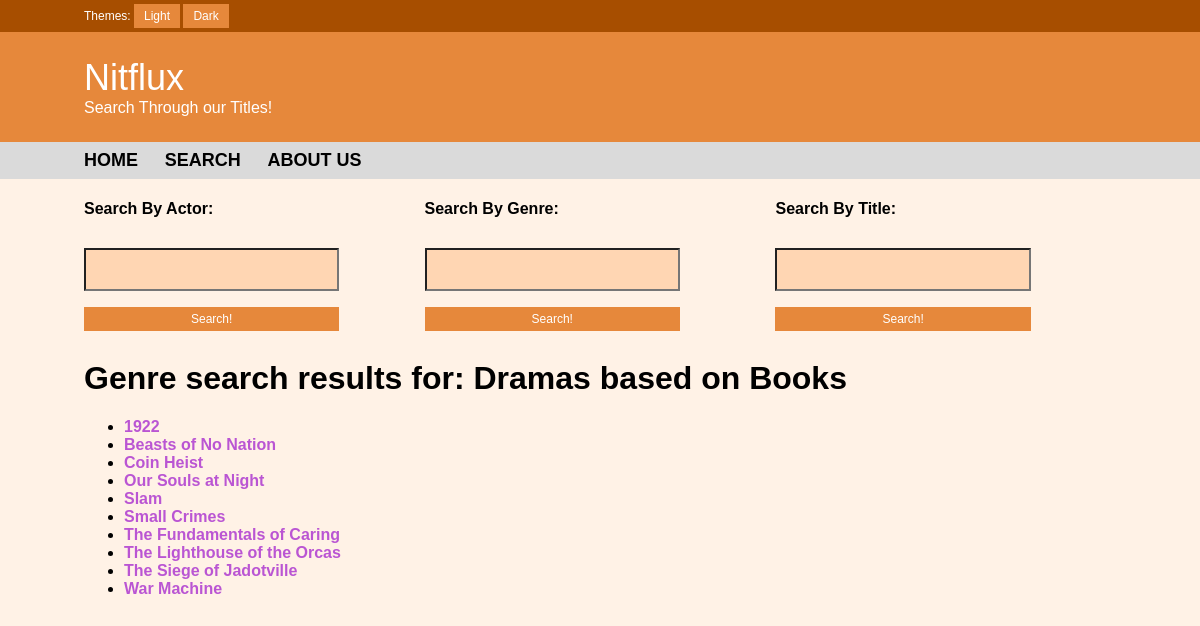
/search.php?genre=+Dramas+based+on+Books, run on the app's committed database.
### tables this page shows
CREATE TABLE `genres` (
  `genre` varchar(48) NOT NULL,
  `name` varchar(200) NOT NULL
);

### search.php (the view, shortened to what this page needs)
<!DOCTYPE html>
<html>
<head>
  <link rel="stylesheet" type="text/css" href="style.css">
</head>
<body onload="checkCookie()">
<div id="loginbar" class="loginbar">
  Themes:
  <button type="button" class="mybutton" onclick="switchLight()">Light</button>
  <button type="button" class="mybutton" onclick="switchDark()">Dark</button>
</div>
  <div id="titlebar" class="titlebar">
    <span style="font-size: 36px">Nitflux&nbsp;</span>
    <br>
    <span style="font-size: 16px">Search Through our Titles!</span>
</div>
<div id="menubar" class="menubar">
  <a href="./index.html" class="menulink">home</a>
  <a href="./search.php" class="menulink">search</a>
  <a href="./about.html" class="menulink">about us</a>
</div>
<div id="titles" class="main">
<div class="column-left">
<span><h4>Search By Actor:</h4>
<form action="search.php" method="GET">
  <input class="input" type="text" name="actor" >
  <br>
  <input class="mybutton" type="submit" value="Search!">
</form></div>
<div class="column-center">
<h4>Search By Genre:</h4>
<form action="search.php" method="GET">
  <input class="input" type="text" name="genre" >
  <br>
  <input class="mybutton" type="submit" value="Search!">
</form></span></div>
<div class="column-right">
<h4>Search By Title:</h4>
<form action="search.php" method="GET">
  <input class="input" type="text" name="movie" >
  <br>
  <input class="mybutton" type="submit" value="Search!">
</form></span></div>
<?php
  if(isset($_GET['actor'])) {
    echo "<h1>Actor search results for: " . $_GET['actor'] . "</h1>";
  }
  else if (isset($_GET['genre'])) {
    echo "<h1>Genre search results for: " . $_GET['genre'] . "</h1>";
  }
?>
<ul><?php
    try {
      $db = getDB();
      if(isset($_GET['actor'])) {
        $actor = addslashes($_GET['actor']);
        $sql = "SELECT name FROM actors WHERE actor LIKE '%" . $actor . "%' ORDER by name";
      }
      else if (isset($_GET['genre'])) {
        $genre = addslashes($_GET['genre']);
        $sql = "SELECT name FROM genres WHERE genre LIKE '%" . $genre . "%' ORDER by name";
      }
      $stmt = $db->query($sql);
    } catch(PDOException $e) {
      echo '{"error":{"text":'. $e->getMessage() .'}}';
    }
    foreach ($stmt as $row) {
      $movie = $row['name'];
      $urlMovie = urlencode($movie);
      echo "<li><a class=\"bloglink\" href=\"http://localhost/nitflux/entry.php?movie="
       . $urlMovie . "\">" .  $movie . "</a></li>";
    }
  ?></ul>
</div>
</body>
</html>

### style.css (style rules this page uses)
body { font-family: "Trebuchet MS", Helvetica, sans-serif; margin: 0; background-color: #fff2e6; }
.column-left { float: left; width: 33%; }
.column-right { float: right; width: 33%; }
.column-center { display: inline-block; width: 33%; }
input { width: 75%; padding: 12px 20px; margin: 8px 0; box-sizing: border-box; background-color: #ffd6b3; }
.loginbar { background-color: rgb(167, 78, 0); font-size: 12px; color: white; padding: 4px 7% 4px 7%; }
.titlebar { background-color: rgb(230, 136, 59); padding: 25px 7% 25px 7%; color: white; }
.menubar { background-color: rgb(218, 218, 218); padding: 8px 7% 8px 7%; }
.main { padding-top: 0%; margin-top: 0%; background-color: #fff2e6; box-sizing: border-box; padding-left: 7%; padding-right: 7%; }
.mybutton { background-color: rgb(230, 136, 59); border: none; color: white; text-align: center; font-size: 12px; padding: 5px 10px; }
a.menulink { color: black; text-decoration: none; font-weight: bold; text-transform: uppercase; font-size: 18px; }
a.bloglink { color: mediumorchid; text-decoration: none; font-weight: bold; font-size: 16px; }

### data on the page
genres: name "1922"
genres: name "Beasts of No Nation"
genres: name "Coin Heist"
genres: name "Our Souls at Night"
genres: name "Slam"
genres: name "Small Crimes"
genres: name "The Fundamentals of Caring"
genres: name "The Lighthouse of the Orcas"
genres: name "The Siege of Jadotville"
genres: name "War Machine"

### other printed values
$_GET['genre'] "Dramas based on Books"
